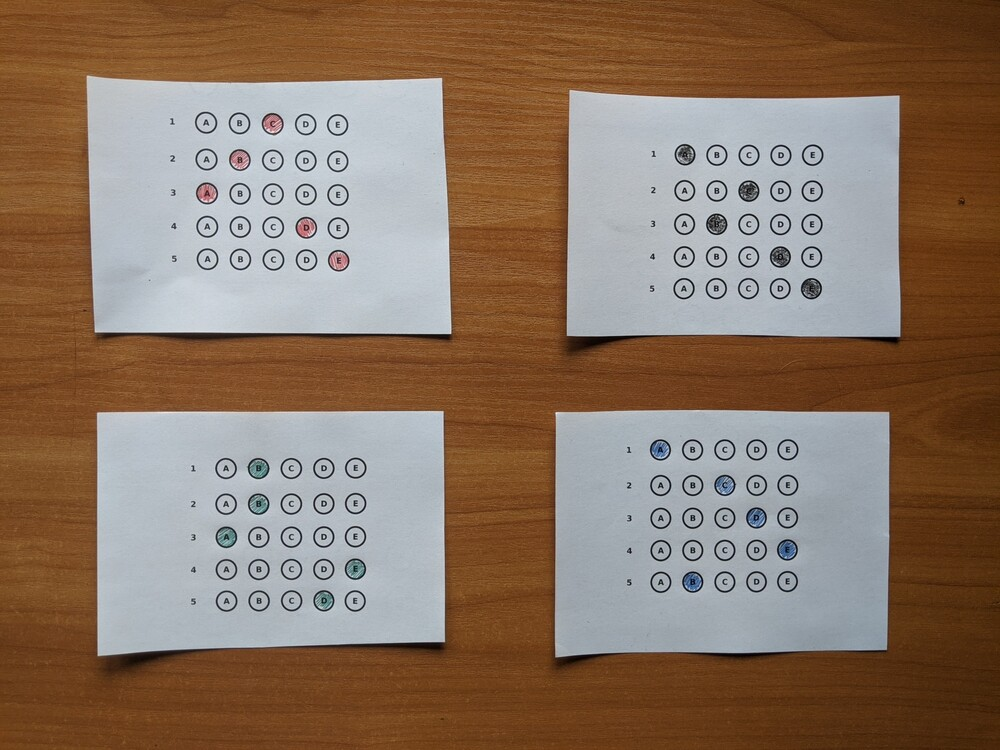
#> input picture 04_test_scanner/tests.jpg, 1000 x 750 px
$ python grader.py
#> lines starting #> are read from the running program, lines starting #| are printed output that depends on the picture; after the words box and inside, x2 and y2 are one past the last pixel; in counts of white or black regions, pixels touching at a corner belong together
from random import randint

import cv2
import numpy as np
import imutils
import imutils.contours
from imutils.perspective import four_point_transform

BLUE = (255, 0, 0)
GREEN = (0, 255, 0)
RED = (0, 0, 255)

DEBUG = True

CORRECT_ANSWERS = {1: "A", 2: "C", 3: "D", 4: "E", 5: "B"}


def extract_edges_from_grey_image(img):
    img = cv2.GaussianBlur(img, (5, 5), 0)
    return cv2.Canny(img, 50, 200)


def extract_contours_from_edge_img(img):
    contours = cv2.findContours(img, cv2.RETR_LIST, cv2.CHAIN_APPROX_SIMPLE)
    return imutils.grab_contours(contours)


def suppress_all_but_n_max_area_contours_and_sort_them(contours, n):
    return [
        c
        for i, c in enumerate(sorted(contours, key=cv2.contourArea, reverse=True))
        if i < n
    ]


def extract_largest_quadrangle_from_contours(contours):
    big_sorted_contours = suppress_all_but_n_max_area_contours_and_sort_them(
        contours, 5
    )
    for c in big_sorted_contours:
        peri = cv2.arcLength(c, True)
        approx_vertices = cv2.approxPolyDP(c, 0.02 * peri, True)

        if DEBUG:
            print(f"Contour area:", cv2.contourArea(c))
            print("arcLength:", peri)
            print("approx:", approx_vertices)

        if len(approx_vertices) == 4:
            # this method finds a lot of duplicates,
            # just be satisfied with the first one than has 4 corners
            break
    return approx_vertices


def random_color():
    return (randint(0, 255), randint(0, 255), (randint(0, 255)))


def straighten_and_crop(img):
    grey = cv2.cvtColor(img, cv2.COLOR_BGR2GRAY)
    edge_img = extract_edges_from_grey_image(grey)
    contours = extract_contours_from_edge_img(edge_img)
    vertices = extract_largest_quadrangle_from_contours(contours)

    if DEBUG:
        cv2.drawContours(img, [vertices], -1, (255, 0, 0), 2)
        cv2.imshow("Found document", img)
        cv2.waitKey(0)

    img_warped = four_point_transform(img, vertices.reshape(4, 2))
    grey_warped = four_point_transform(grey, vertices.reshape(4, 2))

    if DEBUG:
        cv2.imshow("Warped document", img_warped)
        cv2.waitKey(0)

    return img_warped, grey_warped


def extract_anwers_from_img(img):
    doc, doc_grey = straighten_and_crop(img)

    # Otsu Method (1979) for automatic thresholding
    # nice explanation: https://www.youtube.com/watch?v=0DFdT0OWLeo
    doc_bw = cv2.threshold(doc_grey, 0, 255, cv2.THRESH_BINARY_INV | cv2.THRESH_OTSU)[1]

    # NOTE: for some reason, the contour finding fails when the image
    # the image is first warped then converted to gray scale
    # so first convert to greayscale then warp
    contours = cv2.findContours(
        doc_bw.copy(), cv2.RETR_EXTERNAL, cv2.CHAIN_APPROX_SIMPLE
    )
    contours = imutils.grab_contours(contours)

    if DEBUG:
        cv2.drawContours(doc, contours, -1, RED, 2)
        cv2.imshow("all contours", doc)
        cv2.waitKey(0)

    def is_bubble_contour(contour):
        min_bubble_diameter = 20
        x, y, w, h = cv2.boundingRect(contour)
        aspect_ratio = w / h
        if (
            w >= min_bubble_diameter
            and h >= min_bubble_diameter
            and aspect_ratio >= 0.9
            and aspect_ratio <= 1.1
        ):
            return True
        else:
            return False

    bubble_contours = [c for c in contours if is_bubble_contour(c)]
    bubble_contours_vsorted = imutils.contours.sort_contours(
        bubble_contours, method="top-to-bottom"
    )[0]

    if DEBUG:
        cv2.drawContours(doc, bubble_contours_vsorted, -1, GREEN, 2)
        cv2.imshow("bubble contours", doc)
        cv2.waitKey(0)

    def divide_rows_and_sort_each(contours_vsorted):
        n_questions = len(contours_vsorted) // 5
        contours_vsorted_vgrouped_hsorted = [
            imutils.contours.sort_contours(contours_vsorted[i * 5 : (i + 1) * 5])[0]
            for i in range(n_questions)
        ]

        if DEBUG and False:
            for cnts in contours_vsorted_vgrouped_hsorted:
                row_color = random_color()
                for c in cnts:
                    cv2.drawContours(doc, [c], -1, row_color, 2)
                    cv2.imshow("row by row bubbles", doc)
                    cv2.waitKey(0)

        return contours_vsorted_vgrouped_hsorted

    bubble_contours_grouped_and_sorted = divide_rows_and_sort_each(
        bubble_contours_vsorted
    )

    def extract_answer_of_one_question(img_bw, row):
        pixels_colored = []
        for bubble in row:
            mask = np.zeros(img_bw.shape, dtype="uint8")
            cv2.drawContours(mask, [bubble], -1, 255, cv2.FILLED)
            mask = cv2.bitwise_and(img_bw, img_bw, mask=mask)
            total = cv2.countNonZero(mask)
            pixels_colored.append(total)
        return np.argmax(pixels_colored)

    extracted_answers = [
        extract_answer_of_one_question(doc_bw, row)
        for row in bubble_contours_grouped_and_sorted
    ]

    for row, answer in zip(bubble_contours_grouped_and_sorted, extracted_answers):
        cv2.drawContours(doc, [row[answer]], -1, (200, 000, 200), 2)
    cv2.imshow("bubbled", doc)
    cv2.waitKey(0)


    return extracted_answers


def grade(answers, correct_answers):
    score = 0
    for i, given in enumerate(answers, 1):
        if given == correct_answers[i]:
            score += 1
    return score


def main():
    image = cv2.imread("tests.jpg")
#> image is the input picture: shape (750, 1000, 3); mean B, G, R 99.3, 116.6, 138.6
    h, w, c = image.shape
#> h = 750; w = 1000; c = 3
    tests = [
        image[: h // 2, : w // 2],
        image[: h // 2, w // 2 :],
        image[h // 2 :, 0 : w // 2],
        image[h // 2 :, w // 2 :],
    ]

    print("Correct answers are:")
    for k, v in CORRECT_ANSWERS.items():
        print(f"- Question #{k}: {v}")

    for i, test in enumerate(tests, 1):
        answers = extract_anwers_from_img(test)
        answers = [["A", "B", "C", "D", "E"][i] for i in answers]
        score = grade(answers, CORRECT_ANSWERS)
        print(f"\nStudent #{i}:")
        print(f"  answers: {answers}")
        print(f"  score:   {score}/5")
        global DEBUG
        DEBUG = False
#> this loop made 4 passes
#> (extracted_answers in extract_anwers_from_img, answers, score) on passes 1 to 2: ([2, 1, 0, 3, 4], ['C', 'B', 'A', 'D', 'E'], 0), ([0, 2, 1, 3, 4], ['A', 'C', 'B', 'D', 'E'], 2)
#> (printed output is left out)
#> pass 1, in straighten_and_crop, `grey = cv2.cvtColor(img, cv2.COLOR_BGR2GRAY)`:
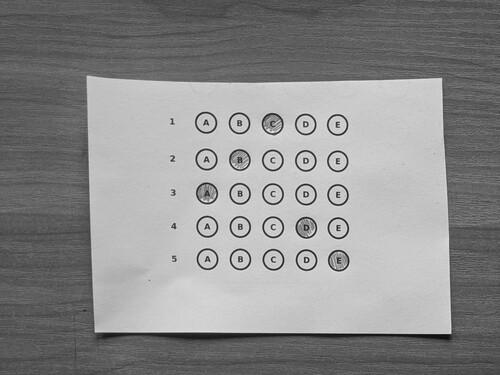
#> grey: shape (375, 500); min 12, max 238, mean 139.6
#> pass 1, in extract_edges_from_grey_image, `img = cv2.GaussianBlur(img, (5, 5), 0)`:
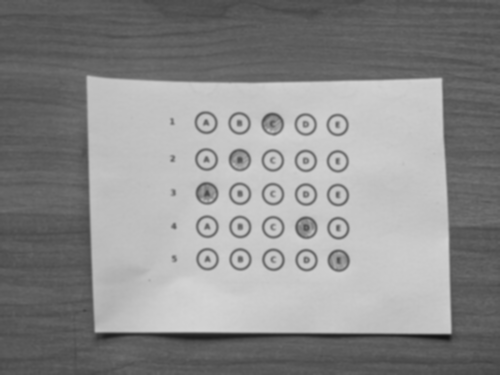
#> img: shape (375, 500); min 19, max 212, mean 139.6
#> pass 1, in straighten_and_crop, `edge_img = extract_edges_from_grey_image(grey)`:
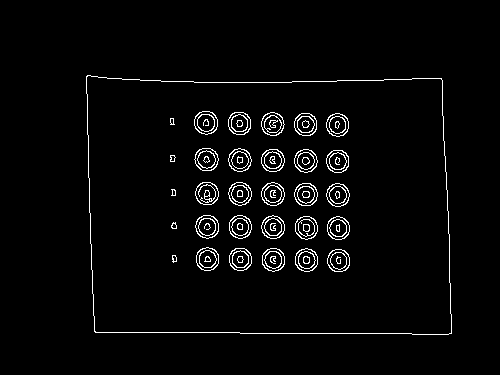
#> edge_img: shape (375, 500); 2.9% white in thin lines or dots, all inside (x1, y1, x2, y2) = (86, 75, 452, 335)
#> pass 1, in straighten_and_crop, `cv2.imshow("Found document", img)`:
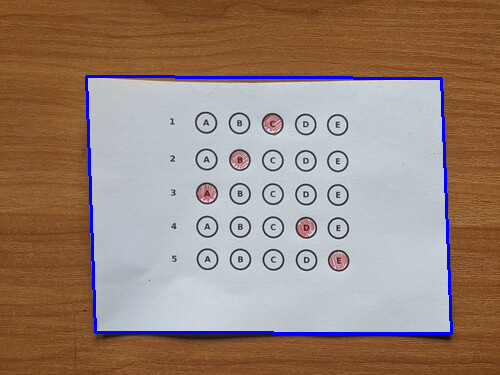
#> window 'Found document': shape (375, 500, 3); mean B, G, R 120.1, 132.4, 153.8


if __name__ == "__main__":
    main()
